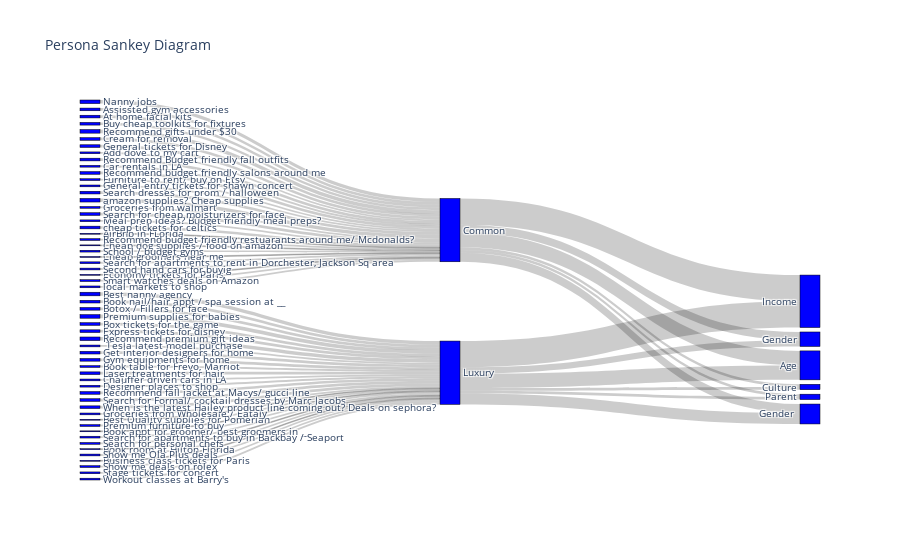

The notebook cell this image was saved under:
### Code cell
import plotly.graph_objects as go
import pandas as pd
df = pd.read_csv(r"C:\Users\shriy\Downloads\Sankey - Sheet1.csv")

df1 = df.groupby(['Questions', 'Persona'])['Tags'].count().reset_index()
df1.columns = ["source" , "target", "value"]

df2 = df.groupby(['Persona', 'Tags'])['Questions'].count().reset_index()
df2.columns = ["source" , "target", "value"]

links = pd.concat([df1,df2],axis=0)


unique_source_target = list(pd.unique(links[['source', 'target']].values.ravel('K')))
mapping_dict = {k: v for v, k in enumerate(unique_source_target)}
     
links['source'] = links['source'].map(mapping_dict)
links['target'] = links['target'].map(mapping_dict)

links_dict = links.to_dict(orient='list')   

fig = go.Figure(data=[go.Sankey(
    node = dict(
      pad = 15,
      thickness = 20,
      line = dict(color = "black", width = 0.5),
      label = unique_source_target,
      color = "blue"
    ),
    link = dict(
      source = links_dict["source"],
      target = links_dict["target"],
      value = links_dict["value"]
  ))])
     

fig.update_layout(title_text="Persona Sankey Diagram", font_size=10)
fig.show()

### Figure 1 — Plotly figure (JSON) as saved in the notebook; plotly's stock layout.template omitted (floating-point values rounded to 4 significant figures)
{"data": [{"link": {"source": [0, 1, 2, 3, 4, 5, 6, 7, 8, 9, 10, 11, 12, 13, 14, 15, 16, 17, 18, 19, 20, 21, 22, 23, 24, 25, 26, 27, 28, 29, 30, 31, 32, 33, 34, 35, 36, 37, 38, 39, 40, 41, 42, 43, 44, 45, 46, 47, 48, 49, 50, 51, 52, 53, 54, 55, 56, 57, 58, 58, 58, 58, 58, 58, 59, 59, 59, 59, 59, 59], "target": [59, 58, 58, 58, 58, 59, 59, 59, 59, 59, 59, 59, 59, 59, 58, 58, 59, 58, 58, 58, 59, 58, 59, 58, 58, 58, 59, 59, 58, 59, 59, 58, 58, 59, 59, 58, 58, 58, 59, 58, 59, 58, 58, 59, 59, 58, 58, 59, 58, 59, 59, 58, 59, 59, 59, 58, 58, 58, 60, 61, 62, 63, 64, 65, 60, 61, 62, 63, 64, 65], "value": [2, 2, 1, 3, 3, 1, 4, 1, 3, 1, 2, 3, 3, 1, 3, 2, 2, 1, 1, 3, 2, 1, 3, 2, 2, 3, 3, 2, 2, 3, 3, 2, 4, 2, 4, 3, 2, 3, 3, 4, 4, 2, 3, 3, 2, 2, 3, 2, 2, 2, 2, 2, 2, 3, 2, 4, 3, 2, 16, 3, 9, 10, 29, 3, 16, 3, 7, 12, 29, 3]}, "node": {"color": "blue", "label": [" Tesla latest model purchase ", "Add dove to my cart", "AirBnb in FLorida ", "Assissted gym accessories", "At home facial kits ", "Best Quality supplies for Pomerian ", "Best nanny agency", "Book appt for groomer/ best groomers in __ ", "Book nail/hair appt / spa session at __  ", "Book room at Hilton Florida ", "Book table for Frevo, Marriot", "Botox / Fillers for face", "Box tickets for the game ", "Business class tickets for Paris ", "Buy cheap toolkits for fixtures", "Car rentals in LA", "Chauffer driven cars in LA ", "Cheap dog supplies / food on amazon", "Cheap groomers near me", "Cream for removal", "Designer places to shop", "Economy tickets for Paris ", "Express tickets for disney ", "Furniture to rent/ buy on Etsy ", "General entry tickets for shawn concert", "General tickets for Disney", "Get interior designers for home", "Groceries from Wholesale / Eataly", "Groceries from walmart ", "Gym equipments for home ", "Laser treatments for hair ", "Meal prep ideas? Budget friendly meal preps?", "Nanny jobs ", "Premium furniture to buy", "Premium supplies for babies ", "Recommend Budget friendly fall outfits ", "Recommend budget friendly restuarants around me/ Mcdonalds?", "Recommend budget friendly salons around me", "Recommend fall jacket at Macys/ gucci line ", "Recommend gifts under $30", "Recommend premium gift ideas", "School / budget gyms", "Search dresses for prom / halloween", "Search for Formal/ cocktail dresses by Marc Jacobs ", "Search for apartments to buy in Backbay / Seaport", "Search for apartments to rent in Dorchester, Jackson Sq area", "Search for cheap moisturizers for face", "Search for personal chefs ", "Second hand cars for buyig", "Show me Ola Plus deals ", "Show me deals on rolex", "Smart watches deals on Amazon", "Stage tickets for concert", "When is the latest Hailey product line coming out?\nDeals on sephora? ", "Workout classes at Barry's ", "amazon supplies? Cheap supplies ", "cheap tickets for celtics ", "local markets to shop", "Common", "Luxury", "Age", "Culture", "Gender", "Gender ", "Income", "Parent"], "line": {"color": "black", "width": 0.5}, "pad": 15, "thickness": 20}, "type": "sankey"}], "layout": {"font": {"size": 10}, "title": {"text": "Persona Sankey Diagram"}}}
